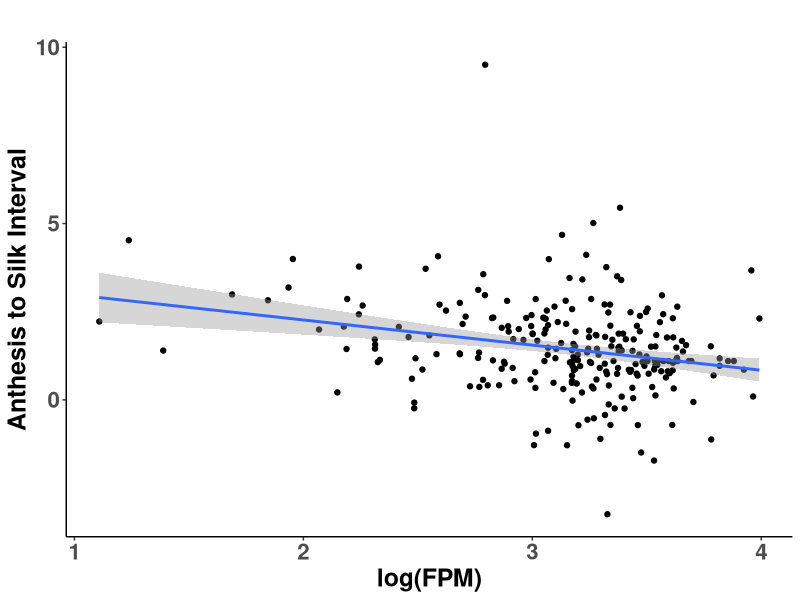
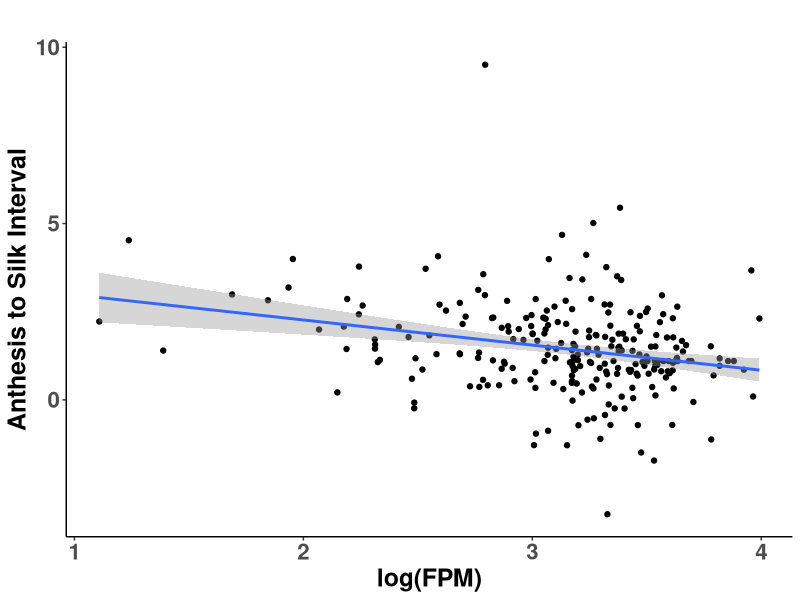

The R source for these figures, in order:
## ---- chunk 1
knitr::opts_chunk$set(echo = TRUE) 
knitr::opts_knit$set(root.dir=normalizePath('../../')) 
## ---- chunk 2
library("data.table")

goi <- fread("cache/goi.csv", header=TRUE, data.table=FALSE)
table(goi$TissueWODate)

day <- subset(goi, TissueWODate %in% "LMAD")[, -1:-6]
day <- day[!duplicated(day$AmesName), ] 
day <- day[, -2]
# removed 7 duplicated ones

night <- subset(goi, TissueWODate %in% "LMAN")[, -1:-8]
night <- night[!duplicated(night$AmesName), ] 
# removed 15 duplicated ones

df <- merge(day, night, by="AmesName")

## ---- chunk 3
library(tidyr)

#### calculate ratio of day/night
df2 <- df[,1:2]
n <- ncol(day)
for(i in 3:n){
  df2$newcol <- df[, i] - df[, i+n-2]
  names(df2)[ncol(df2)] <- gsub("\\..", "", names(df)[i])
}


df2 <- df2[order(df2$GRMZM2G140559, decreasing=TRUE),]
## ---- chunk 4
pheno <- read.delim("data/geno_trait.txt")

pg <- merge(df2, pheno, by.x="RawPhenotypeNames", by.y="genotype")

cor.test(log(pg$GRMZM2G140559), pg$DaysToTassel)
cor.test(log(pg$GRMZM2G140559), pg$DaystoSilk)
cor.test(log(pg$GRMZM2G140559), pg$AnthesistoSilkInterval)
cor.test(log(pg$GRMZM2G140559), pg$GDDAnthesis.SilkingInterval)
cor.test(log(pg$GRMZM2G140559), pg$GDDDaystoTassel)
cor.test(log(pg$GRMZM2G140559), pg$GDDDaystoSilk)


## ---- chunk 5
library(tidyr)

#### calculate ratio of day/night
df2 <- df[,1:2]
n <- ncol(day)
for(i in 3:n){
  df2$newcol <- df[, i]/df[, i+n-2]
  names(df2)[ncol(df2)] <- gsub("\\..", "", names(df)[i])
}


df2 <- df2[order(df2$GRMZM2G140559, decreasing=TRUE),]
## ---- chunk 6
pheno <- read.delim("data/geno_trait.txt")

pg <- merge(df2, pheno, by.x="RawPhenotypeNames", by.y="genotype")

cor.test(log(pg$GRMZM2G140559), pg$DaysToTassel)
cor.test(log(pg$GRMZM2G140559), pg$GDDAnthesis.SilkingInterval)
cor.test(log(pg$GRMZM2G140559), pg$GDDDaystoTassel)
cor.test(log(pg$GRMZM2G140559), pg$AnthesistoSilkInterval)

night <- subset(goi, TissueWODate %in% "LMAN")[, -1:-6]
np <- merge(night, pheno, by.x="RawPhenotypeNames", by.y="genotype")

cor.test(np$GRMZM2G140559, np$DaysToTassel)
cor.test(np$GRMZM2G140559, np$DaystoSilk)
cor.test(np$GRMZM2G140559, np$AnthesistoSilkInterval)
cor.test(np$GRMZM2G140559, np$GDDAnthesis.SilkingInterval)
cor.test(np$GRMZM2G140559, np$GDDDaystoTassel)
cor.test(np$GRMZM2G140559, np$GDDDaystoSilk)

day <- subset(goi, TissueWODate %in% "LMAD")[, -1:-6]
dp <- merge(day, pheno, by.x="RawPhenotypeNames", by.y="genotype")

cor.test(dp$GRMZM2G140559, dp$DaysToTassel)
cor.test(dp$GRMZM2G140559, dp$DaystoSilk)
cor.test(dp$GRMZM2G140559, dp$AnthesistoSilkInterval)
cor.test(dp$GRMZM2G140559, dp$GDDAnthesis.SilkingInterval)
cor.test(dp$GRMZM2G140559, dp$GDDDaystoTassel)
cor.test(dp$GRMZM2G140559, dp$GDDDaystoSilk)

## ---- chunk 7
library(ggplot2)

p <- ggplot(np, aes(x=log(GRMZM2G140559), y=AnthesistoSilkInterval)) +
    geom_point() +
    geom_smooth(method=lm) +
    xlab("log(FPM)") +
    ylab("Anthesis to Silk Interval") +
    ggtitle("") +
    theme_classic() +
    #labs(color = "") +
    #scale_y_continuous(limits = c(-0.01, 1)) +
    #geom_vline(xintercept=0, linetype="dashed", color = "red") +
    theme(plot.title = element_text(size=20, face = "bold"), 
          axis.text=element_text(size=16, face="bold"),
          strip.text.x = element_text(size = 16, face = "bold"),
          axis.title=element_text(size=18, face="bold"),
          #axis.text.x = element_text(angle = 20, hjust=0.6),
          legend.position = "none", 
          #axis.text.x = element_text(angle = 20, hjust=0.6),
          legend.title = element_text(size=18, face="bold"),
          legend.text = element_text(size=18))
p


pdf("graphs/regression_flowering_FPM.pdf", width = 8, height= 6)
p
dev.off()
